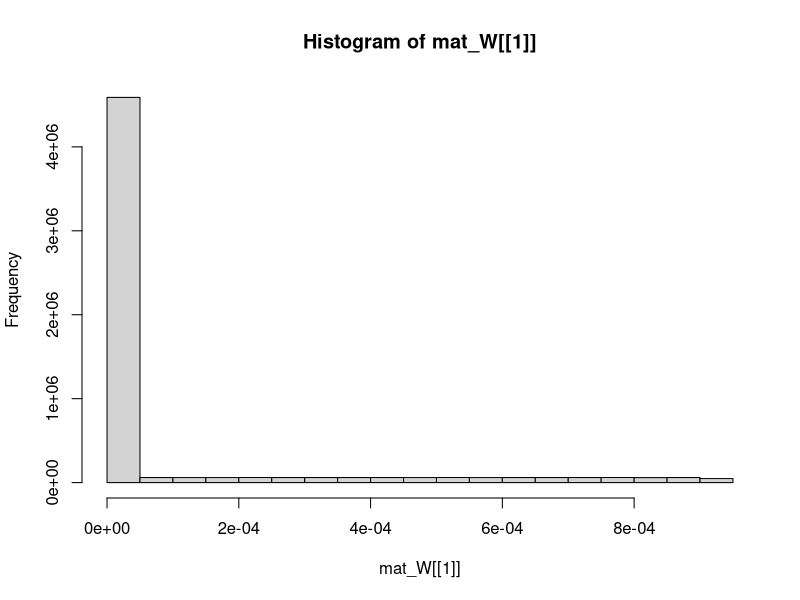
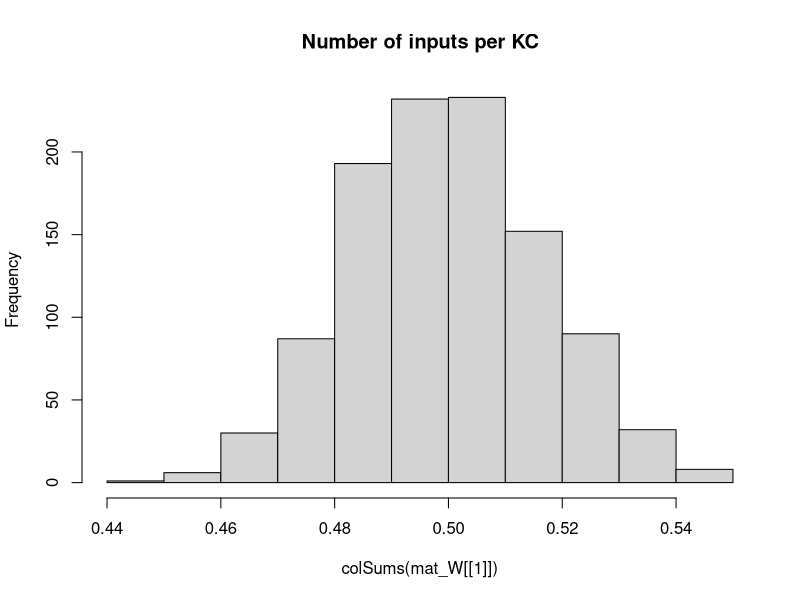

The R script that drew these images, in order: (Note: this script raises an error after producing the figures.)
## Development Code for Willsaw NN image recognition of zfish larva
## KL 2021
## I will implement a MB random kernel NN as in my Ant Navigation paper 
## This Files Trains the weights of  2 Layer Net : Random Expansion Feature Layer (Random Kernel Trick) -> Perceptron Output neuron 
## The connections in L1 Random Sparse Net are data independent, while L2 wights are trained via +ve larva head template samples to filter patterns that look like larva
## The input images are labeled as Fish and non fish according to the folder they are placed.
# Output is saved as pgm images which are then loaded by tracker software so as to implemend the simple classifier net implemended here 

library("pixmap")
library("yaml")


## Initialiaze the random Weight vector of an L1 (KC) neuron  
init_random_W <- function(m,p){
  # Draw random Number N of Sampled Inputs From Binomial
  n <- rbinom(1,length(m),p)
  ## Set N random synapses as inputs to KC
  idx <- sample(1:length(m),n)
  ##m <- runif(NROW(m))/(1000*NROW(m)) ##Weak Synapses
  ## Likely Stronger Subset
  m[idx] <- runif(n)/(length(m)) #1/NROW(m)
  #print(length(m))
  return (m)
}

## Sigmoid//logistic Transfer Function
N_transfer <- function(activation)
{
  return (1/(1+exp(-activation)))
}


## Derivative Sigmoid/logistic Transfer Function
N_transfer_D <- function(activation)
{
  return (N_transfer(activation)*(1-N_transfer(activation)) )
}

N_activation <- function(X,W,B)
{
  ## If more Than Half input units (based on Avg inputs) is active - then activate KC
  
  #  if ( sum(X) > KC_THRES )
  #    return (1)
  # else
  ## Bias is just another W attached to a fixed Input 1
  return (W%*%X + B)
}

## Copies A Smaller Matrix To the Middle of a larger one - (Pasting Image on larger canvas)
matrix_paste <- function(src,target)
{
  x_offset <- round((ncol(target)- ncol(src))/2 )
  y_offset <- round((nrow(target)- nrow(src))/2 )
  target[ (1+y_offset):(y_offset+nrow(src)),(1+x_offset):(x_offset+ncol(src))] <-src
  return(target)
}


sparse_binarize <- function(X,INPUT_SPARSENESS)
{
  ## Binarize Input Image / Set Sparsensess ##
  pxsparse = 1.0
  thres_bin = mean(X)
  max_iter = 100
  
  while (pxsparse > INPUT_SPARSENESS & max_iter > 0)
  {
    X_bin <-  as.numeric(X > thres_bin)
    pxsparse <- sum(as.numeric(X_bin[X_bin > 0]))/length(X_bin)
    thres_bin = thres_bin + 0.01;
    max_iter = max_iter + 1
  }
  
  
  ##message("Input Sparseness:",pxsparse)
  
  return(X_bin)
}




makeInputMatrix <- function(img_list,inmat_W)
{
  
  ## TRAIN /TEST ##
  img_list <- img_list[,1]
 
  
  
  ## Matrix Of  image Input Vectors  
  mat_X = matrix(0,nrow=ncol(inmat_W[[1]]),ncol=length(img_list) )
  fileidx <- 0
  for (in_img in img_list)
  {
    fileidx= fileidx + 1
    
    imgT <- read.pnm(as.character(in_img) )
    mat_img <- getChannels(imgT)
    X <- as.vector(mat_img)
    ### Add Fixed input 1 - To operate As Adjustable Bias for each input   
    ##X[length(X)] <- 1 # c(as.vector(mat_img),1)
    
    ##message(in_img," Input Dim:", dim(mat_img)[1],"x",dim(mat_img)[2],"=",dim(mat_img)[2]*dim(mat_img)[1])
    
    if (length(X) > n_top_px)
    {
      warning("input sample too big - skipping")
      next
    }
    
    ## If Loaded image is Smaller than INput - Then Resize (paste into) larger Matrix to fit
    if (length(X) < n_top_px)
    {
      ##message("input sample Smaller than Canvas - pasting")
      mat_t <- matrix(0,nrow=img_dim[1],ncol=img_dim[2])
      mat_img <- matrix_paste(mat_img,mat_t)
      ##message("Converted  Dim:", dim(mat_img)[1],"x",dim(mat_img)[2],"=",dim(mat_img)[2]*dim(mat_img)[1])
    }
    
    ##mypic = new("pixmapGrey", size=dim(mat_img),grey = mat_img);plot(mypic)
    ## Convert to Col Vector
    X <- sparse_binarize(as.vector(mat_img),INPUT_SPARSENESS)
    
    
    dim(X) <- c(length(X),1) ## Make into Col Vector
    
    if (length(X) > n_top_px)
    {
      warning(in_img,"Image Too large. Skipping")
      next
    }
    
    stopifnot(length(mat_X[,fileidx]) ==length(X) ) 
    mat_X[,fileidx] <- X # Save In Vector to MAtrix
    
  }## Load All Input Vectors Into Matrix X
  
  return(mat_X)
} ##Make INput List



### EXPORT MAtrix to YAML for !!opencv-matrix##
matrixToYamlForOpenCV <- function(mat)
{
  ##!!opencv-matrix
  strHeader <- "!!opencv-matrix\n rows: %d\n cols: %d\n dt: f\n data:["
  ## Matrix Will Be saved Transposed Because Data serial Reading Order is by row in OpenCV while Here Serialization is By Column
  strHeader <- sprintf(strHeader,nrow(mat),ncol(mat))
  strData = ""
  lineWidth = 100#min(100,length(mat))
  
  ## COMMENTED OUT AS SUDDENLY as.yaml started adding new Lines in data automatically - The following routine does this manually
  # ##Long Strings Need to be broken by New Lines otherwise OPENCV FIle Storage FAils
  # if (length(mat) > lineWidth){
  #   fcon<- tempfile("matrixYaml")
  #   
  #   ## Need to export To TEMP file as string Concat Is too SLOW
  #   for (i in seq(1,length(mat),lineWidth) ){
  #     write(mat[i:min(i+lineWidth-1,length(mat)-1)], file = fcon,ncolumns = 100, append = TRUE, sep = ", ")
  #     ##cat(",",file = fcon, append = TRUE,fill=FALSE)
  #     #strData = paste0(strData, toString(mat[i:min(i+lineWidth,length(mat))],"\n",width=0))
  #   }
  #   ## Join  All Lines Back INto One String - With Newlines and Commas and Intendation
  #   #strData = noquote()
  #   strData = noquote(paste0(
  #                     readLines(con = fcon, n = -1L, ok = TRUE, warn = TRUE, skipNul = FALSE, encoding = "UTF-8"),
  #                            collapse=",\n         ")) ##
  #   #class(strData) <- "verbatim"
  # }else
    
  ## Need to TransposeBecause Data serial Reading Order is by row in OpenCV while Here Serialization is By Column
  strData = toString(t(mat))
  
  
  strRet=  noquote(paste0(strHeader,strData,"]")) 
  
  
  ##Character vectors that have a class of ‘verbatim’ will not be quoted in the output YAML 
  class(strRet) <- "verbatim"
  ##class(strRet) <- "verbatim"
  #write(strRet,file = fcon)  
  return(noquote(strRet) )
}




## Process 2 Layer Network - Return Last Node Output produced for each input image
## Note : Input Layer Is Simplified - No activation function needed or Bias - Input image intentities are taken as activations
## Target_output is vector of desired output for each output Neuron these I chose to be L2_1=1 (Fish) L2_2=1 (Non Fish)
net_proc_images_batch <- function(mat_X,inmat_W,inmat_B,mat_Y,learningRate = 0.0)  
{
  
  L_X     <- list() ## Output Of Layer k
  L_A     <- list() ## Activation of  Layer k
  L_delta <- list()  ## Delta is the "cost attributable to (the value of) that node". 
  L2_out <- list()
  
  fileidx <- 0
  outError = 0 #'Mean Sq Error Of File Batch'

  
  
    ##Input Layer Is Simplified - No activation function needed or Bias - Input image intentities are taken as activations
    ##Activation 
    L_A[[1]] <- mat_X
    L_X[[1]] <- mat_X##N_transfer(X-0.5)
    ## Due to R hell with numbers ecoming Factors I need to do this tricl
    
    ##Target_output <- mat_Y[fileidx,] 
     
    ## Forward Propagation ##
    L_A[[2]] <- N_activation(mat_X, inmat_W[[1]], inmat_B[[1]] )
    L_X[[2]] <- N_transfer( L_A[[2]])
    
    ##  matrix of output Col vectors correspond to output
    L_A[[3]] <- N_activation(L_X[[2]],inmat_W[[2]] , inmat_B[[2]] )  
    L_X[[3]] <- N_transfer( L_A[[3]]) ## v_Layer_Bias[i] matrix(rep(,nrow(mat_X)),nrow=nrow(mat_X) )  

    
    MSQError =  sum(((mat_Y) - L_X[[3]] )^2)/ ncol(mat_X)

    ## Note Indexes L_X and mat/biases are off by one because LX_1 is considerened an input layer, while neural layer is l=2
    ## Back Propagation ##
    for (l in (N_Layers):1 )
    {
      ##On Output Layer
      if (l == (N_Layers))
      {
        ## Element Wise Product (hadamart Product)
        L_delta[[l]] <- ( N_transfer_D( L_X[[l+1]] )   * (L_X[[l+1]] - mat_Y)) ##*N_transfer_D(L_X[[l]])
      }else{
        #L_delta[[l]] <- L_delta[[l+1]] %*% t(mat_W[[l]])*N_transfer_D(L_X[[l]])
        L_delta[[l]] <-   t(t(L_delta[[l+1]]) %*%(inmat_W[[l+1]])*t(N_transfer_D( L_X[[l+1]] )))    ## %*% t(N_transfer_D(L_X[[l-1]]) )
        
      }
      
      dE <- (L_delta[[l]])%*%t(L_A[[l]])  
      dW <- learningRate*dE 
      ##Add average change over batch samples
      inmat_W[[l]] <- inmat_W[[l]] -  dW ##length(img_list)
      ## Error Non-Conform
      inmat_B[[l]] <- inmat_B[[l]] - learningRate*(L_delta[[l]])  
    }
    
    #hist(Layer_Bias[[1]])
    if (fileidx %% 10 == 0)
      hist(inmat_W[[1]], main="After")
    
    
    ## Forward Propagation ## 
    L1 <- N_transfer(N_activation(mat_X, inmat_W[[1]],inmat_B[[1]]  ) ) ## v_Layer_Bias[i] matrix(rep(,nrow(mat_X)),nrow=nrow(mat_X) )  
    ## L2 matrix of output Col vectors correspond 
    L2 <-  N_transfer(N_activation(L1,inmat_W[[2]] ,  inmat_B[[2]] )  )  
    
    MSQError =  sum(((mat_Y) - L2 )^2)/ ncol(mat_X)
    
    
    #L2_out[[fileidx]] <- list(Err=0.5*sum((Target_output - L2[,fileidx])^2),
    #                          MSERR=MSQError,
    #                          L2_F=L2[1,fileidx],
    #                          L2_NF=L2[2,fileidx],
    #                          KC_active = sum(L1[fileidx,][L1[fileidx,]>0.5]),
    #                          KC_total = length(L1[fileidx,]),
                              # input_sparse= pxsparse,
    #                          file=in_img
    #)
    
    #message(fileidx,". MSQERR:",MSQError,"  ", L2_out[[fileidx]]$L2_F, "-", L2_out[[fileidx]]$L2_NF, " ERR: ", L2_out[[fileidx]]$Err ," ",in_img)
    message(fileidx,". MSQERR:",MSQError,"  ")
    
    
    ##message("Recognition Output for Img ",in_img," is F:",L_X[[3]][1]," non-F:",L_X[[3]][2]," Active KC:",L2_out[[fileidx]]$KC_active/N_KC )
    #dim(X) = img_dim##dim(mat_img)
    
    
    #image(X_bin)
    #title(main = paste(in_img,strRes," R:",L2_Neurons_out[1]-L2_Neurons_out[2]), font.main = 4)
  
  
  lout <- list(X=mat_X,
               W=inmat_W,
               B=inmat_B,
               output=L2,
               Target=mat_Y,
               #out=data.frame( do.call(rbind,L2_out ) ),
               MSQError=MSQError )
  
  #MSQError =  sum(((mat_Y) - L2)^2)/nrow(mat_X)
  
  return(lout  )
}



img_dim <- c(38,28)
N_Layers <- 2

n_top_px <- img_dim[2]*img_dim[1]
N_KC = n_top_px*5 ## Number of Kenyon Cells (Input layer High Dim Coding)
N_SYN_per_KC <- n_top_px/5 ## Number of pic Features each KC neuron Codes for
KC_THRES <- N_SYN_per_KC*0.25 ## Number of INput that need to be active for KC to fire/Activate
v_Layer_N <- c(n_top_px, N_KC, 2)
Layer_Bias <- list() ## Number of INput that need to be active for Neuron to fire/Activate
INPUT_SPARSENESS = 0.20

mat_W <<- list() # List Of Weight Matrices
## Make Sparse Random Synaptic Weight matrix Selecting Inputs for each KC
for (k in 1:N_Layers)
{
  mat_W[[k]] <- matrix(0,ncol=v_Layer_N[k],nrow=v_Layer_N[k+1])
  ## Init Random
  mat_W[[k]] <- t(apply(mat_W[[k]],1,init_random_W,N_SYN_per_KC/n_top_px)) ##
  Layer_Bias[[k]] <- matrix(1,ncol=1,nrow=v_Layer_N[k+1] )  #rep(1,) ## Initialiaze Neural Biases
}

hist(mat_W[[1]])
hist(colSums(mat_W[[1]]),main="Number of inputs per KC")

##Layer 2 (Output Perceptron)
#L2_Neurons <<- 2

## Apply Input Image ##
## list training files 
setwd("/home/kostasl/workspace/zebrafishtrack/Rplots")
sPathTrainingSamples="../img/trainset/fish"
sPathTrainingNonSamples="../img/trainset/nonfish/"
sPathTestingSamplesFish="../img/fish/"
sPathTestingSamplesNonFish="../img/nonfish/"

img_list_train_fish =  cbind(files=list.files(path=sPathTrainingSamples,pattern="*pgm",full.names = T),F=1,NF=0) 
img_list_test_fish = cbind(files=list.files(path=sPathTestingSamplesFish,pattern="*pgm",full.names = T),F=1,NF=0)
img_list_train_nonfish =   cbind(files=list.files(path=sPathTrainingNonSamples,pattern="*pgm",full.names = T),F=0,NF=1)
img_list_test_nonfish =  cbind(files=list.files(path=sPathTestingSamplesNonFish,pattern="*pgm",full.names = T),F=0,NF=1)

img_list_all <- rbind.data.frame(img_list_train_fish,img_list_test_fish,img_list_train_nonfish,img_list_test_nonfish,stringsAsFactors = FALSE)

#img_list_test=  list.files(path=sPathTestingSamples,pattern="*pgm",full.names = T) Samples ##


img_list_all <- rbind.data.frame(img_list_train_fish,img_list_test_fish,img_list_test_nonfish[1:NROW(img_list_test_fish),],stringsAsFactors = FALSE)



lFitError <- list()
dfitRecord <- data.frame()


##Make Matrix -For All net inputs
mat_B <- list()
mat_B[[1]] <- matrix(Layer_Bias[[1]],ncol=ncol(mat_X),nrow=length(Layer_Bias[[1]]))
mat_B[[2]] <- matrix(Layer_Bias[[2]],ncol=ncol(mat_X),nrow=length(Layer_Bias[[2]]) )

vTrainingError <- vector()


hist(mat_W[[1]],main="Before")

for (i in 1:15)
{  
  
  dLearningRate    <- 0.00001
  img_list_suffled <- img_list_all[sample(1:nrow(img_list_all)),]

  
  mat_X <- makeInputMatrix(img_list_suffled,mat_W)
  
  label_list <-cbind.data.frame(F=(img_list_suffled[,2]),NF=(img_list_suffled[,3]) )##Target output/labels
  mat_Y <- t(apply(as.matrix(label_list),2,strtoi))  
  
  
  # TRAIN On Fish 
  dnetout <- net_proc_images_batch(mat_X,mat_W,mat_B,mat_Y,dLearningRate )
  mat_W   <<-dnetout$W
  Layer_Bias <<- dnetout$B
  
  vTrainingError[i] = dnetout$MSQError  #plot(unlist(dnetout$out$MSERR),main=paste(i,"Mean SQ Err"))

}


plot(vTrainingError)

hist(dnetout$W[[1]],main="After")




## FOR EXAPORT TO YAML

fishNet <- list(LW1=dnetout$W[[1]],
                LW2=dnetout$W[[2]],
                LB1=dnetout$B[[1]],
                LB2=dnetout$B[[2]] 
)

#attr(fishNet$LW1, "tag") <- "!!opencv-matrix" ##Adding tags Also Change The Header to Verbatim, which does not work in OPENCV
attr(fishNet$LW2, "tag") <- "!!opencv-matrix"
attr(fishNet$LB1, "tag") <- "!!opencv-matrix"
attr(fishNet$LB2, "tag") <- "!!opencv-matrix"



#fishNet <- list(LW1=Layer_Bias[[2]]
#)
## EXPORT TO YAML FOR OPENCV - Custom/hacked exporter routine specific to OPENCV
#  filename <- "fishNet.yml"
#  con <- file(filename, "w")
#  message("Exporting to YAML-Wait for it , this may take a while...")
#  write("%YAML:1.0",con) ##Header Is necessary For OPENCV 
  ## Indentation Needs to be 3
#  str_yaml<- noquote(as.yaml(fishNet, handlers=list(matrix=matrixToYamlForOpenCV), line.sep="\n",indent=3,unicode=F))
  #  CLEAN UP String FRom Escape Chars
  ## the Var Type tag !!opencv-matrix needs to be on same line as vairable Name - For OpenCV file store - FIX
#  str_yaml <- gsub("\n  !!opencv-matrix","!!opencv-matrix",str_yaml,fixed = T)
#  str_yaml <- gsub("\\n","\n",str_yaml,fixed = T)## Remove Escaped NewLines
#  str_yaml <- gsub("\"","",str_yaml,fixed = T)#Remove Quates

#  write(noquote(str_yaml),con,append=TRUE) ##Header Is necessary For OPENCV 
#  close(con)




############## 


## Process 2 Layer Network - Return Last Node Output produced for each input image
## Note : Input Layer Is Simplified - No activation function needed or Bias - Input image intentities are taken as activations
## Target_output is vector of desired output for each output Neuron these I chose to be L2_1=1 (Fish) L2_2=1 (Non Fish)
net_proc_images <- function(input_list,inmat_W,inLayer_Bias,learningRate = 0.0)  
{
  
  L_X     <- list() ## Output Of Layer k
  L_A     <- list() ## Activation of  Layer k
  L_delta <- list()  ## Delta is the "cost attributable to (the value of) that node". 
  L2_out <- list()
  
  Target_output = c(1,0)  
  fileidx <- 0
  outError = 0 #'Mean Sq Error Of File Batch'
  ## TRAIN /TEST ##
  img_list <- input_list[,1]
  label_list <-cbind.data.frame(F=(input_list[,2]),NF=(input_list[,3]) )##Target output/labels
  
  ## Matrix Of  image Input Vectors  
  mat_X = matrix(0,nrow=ncol(inmat_W[[1]]),ncol=length(img_list) )
  
  for (in_img in img_list)
  {
    fileidx= fileidx + 1
    
    imgT <- read.pnm(as.character(in_img) )
    mat_img <- getChannels(imgT)
    X <- as.vector(mat_img)
    ### Add Fixed input 1 - To operate As Adjustable Bias for each input   
    ##X[length(X)] <- 1 # c(as.vector(mat_img),1)
    
    ##message(in_img," Input Dim:", dim(mat_img)[1],"x",dim(mat_img)[2],"=",dim(mat_img)[2]*dim(mat_img)[1])
    
    if (length(X) > n_top_px)
    {
      warning("input sample too big - skipping")
      next
    }
    
    ## If Loaded image is Smaller than INput - Then Resize (paste into) larger Matrix to fit
    if (length(X) < n_top_px)
    {
      ##message("input sample Smaller than Canvas - pasting")
      mat_t <- matrix(0,nrow=img_dim[1],ncol=img_dim[2])
      mat_img <- matrix_paste(mat_img,mat_t)
      ##message("Converted  Dim:", dim(mat_img)[1],"x",dim(mat_img)[2],"=",dim(mat_img)[2]*dim(mat_img)[1])
    }
    
    ##mypic = new("pixmapGrey", size=dim(mat_img),grey = mat_img);plot(mypic)
    ## Convert to Col Vector
    X <- sparse_binarize(as.vector(mat_img),INPUT_SPARSENESS)
    
    
    dim(X) <- c(length(X),1) ## Make into Col Vector
    
    if (length(X) > n_top_px)
    {
      warning(in_img,"Image Too large. Skipping")
      next
    }
    
    stopifnot(length(mat_X[,fileidx]) ==length(X) ) 
    mat_X[,fileidx] <- X # Save In Vector to MAtrix
    
    
    ##Input Layer Is Simplified - No activation function needed or Bias - Input image intentities are taken as activations
    ##Activation 
    L_A[[1]] <- X
    L_X[[1]] <- X##N_transfer(X-0.5)
    ## Due to R hell with numbers ecoming Factors I need to do this tricl
    mat_Y <- apply(as.matrix(label_list),2,strtoi)
    
    Target_output <-mat_Y[fileidx,] 
    ### 
    
    ## Forward Propagation ## 
    for (i in 2:(N_Layers+1) )
    {
      L_A[[i]] <- N_activation(L_X[[i-1]], inmat_W[[i-1]], inLayer_Bias[[i-1]]) ## v_Layer_Bias[i]  
      L_X[[i]] <- N_transfer(L_A[[i]])
    }
    
    outError = outError + sum( ( Target_output - L_X[[i]] ) )
    
    #hist(mat_W[[l-1]],main="before")
    ## Note Indexes L_X and mat/biases are off by one because LX_1 is considerened an input layer, while neural layer is l=2
    ## Back Propagation ##
    for (l in (N_Layers):1 )
    {
      ##On Output Layer
      if (l == (N_Layers))
      {
        ## Element Wise Product (hadamart Product)
        L_delta[[l]] <- ((N_transfer_D(L_X[[l+1]])) * (L_X[[l+1]] - Target_output)) ##*N_transfer_D(L_X[[l]])
      }else{
        #L_delta[[l]] <- L_delta[[l+1]] %*% t(mat_W[[l]])*N_transfer_D(L_X[[l]])
        L_delta[[l]] <-   t(t(L_delta[[l+1]]) %*%(inmat_W[[l+1]])*t(N_transfer_D( L_X[[l+1]] )))    ## %*% t(N_transfer_D(L_X[[l-1]]) )
        
      }
      
      dE <- (L_delta[[l]])%*%t(L_A[[l]])  
      dW <- learningRate*dE 
      ##Add average change over batch samples
      inmat_W[[l]] <- inmat_W[[l]] -  dW ##length(img_list)
      inLayer_Bias[[l]] <- inLayer_Bias[[l]] - learningRate*(L_delta[[l]])  
    }
    
    #hist(Layer_Bias[[1]])
    if (fileidx %% 10 == 0)
      hist(inmat_W[[1]], main="After")
    
    #hist( KC_out_act[1,])
    ## Calc Layer 1 output based on Activation Threshold Funciton for Units
    #KC_output <- apply(KC_out_act, 2, N_transfer)
    #dim(KC_output) <-c(1,length(KC_output)) ## Make into Row Vector
    
    ## Learn Positive Samples - Simple Perceptron Learning Rule - Over an augmented input X which is projected To High dim via sparse random matrix in L1##
    ## Take Active L1 outputs And Set L2 Input synapses of Output Neuron to High
    # Continuous output /
    #L2_Neurons_out <<- (as.numeric(( KC_output %*%  W_L2)/N_KC))
    # Weight Gradient -
    #DW <- t(KC_output)%*% (Target_output - L2_Neurons_out)/2
    #W_L2 <<-  W_L2 + learningRate*DW ## Update Weight Vector 
    
    
    ##W_L2[W_L2 < 1] <<- 1 ##Cap To Limit Values - Saturation Of Synapses
    ##W_L2[,outNeuronIdx][W_L2< -1] <<- -1
    
    #stopifnot(ncol(KC_output) == nrow(W_L2))
    ## Calc Output Neuron - Perceptron 
    ## FWD PROP CAlc MSQE - Fwd Propagate Entire Input Matrix 
    
    
    ## Forward Propagation ## 
    L1 <- N_transfer(N_activation(mat_X, inmat_W[[1]], matrix(inLayer_Bias[[1]],ncol=ncol(mat_X),nrow=length(inLayer_Bias[[1]])) ) ) ## v_Layer_Bias[i] matrix(rep(,nrow(mat_X)),nrow=nrow(mat_X) )  
    ## L2 matrix of output Col vectors correspond 
    L2 <-  N_transfer(N_activation(L1,inmat_W[[2]] , matrix(inLayer_Bias[[2]],ncol=ncol(mat_X),nrow=length(inLayer_Bias[[2]])) )  )  
    
    MSQError =  sum((t(mat_Y) - L2 )^2)/ ncol(mat_X)
    
    
    L2_out[[fileidx]] <- list(Err=0.5*sum((Target_output - L2[,fileidx])^2),
                              MSERR=MSQError,
                              L2_F=L2[1,fileidx],
                              L2_NF=L2[2,fileidx],
                              KC_active = sum(L1[fileidx,][L1[fileidx,]>0.5]),
                              KC_total = length(L1[fileidx,]),
                              # input_sparse= pxsparse,
                              file=in_img
    )
    
    
    
    message(fileidx,". MSQERR:",MSQError,"  ", L2_out[[fileidx]]$L2_F, "-", L2_out[[fileidx]]$L2_NF, " ERR: ", L2_out[[fileidx]]$Err ," ",in_img)
    
    ##message("Recognition Output for Img ",in_img," is F:",L_X[[3]][1]," non-F:",L_X[[3]][2]," Active KC:",L2_out[[fileidx]]$KC_active/N_KC )
    dim(X) = dim(mat_img)
    
    
    #image(X_bin)
    #title(main = paste(in_img,strRes," R:",L2_Neurons_out[1]-L2_Neurons_out[2]), font.main = 4)
  }
  
  lout <- list(X=mat_X,
               W=inmat_W,
               B=inLayer_Bias,
               out=data.frame( do.call(rbind,L2_out ) ))
  
  MSQError =  sum((t(mat_Y) - L2)^2)/nrow(mat_X)
  
  return(lout  )
}



#}

#       ##Test 
#   dnetout_tfish <- net_proc_images(img_list_test_fish,0.3, c(1,0))
#   #hist(unlist(dnetout_fish$L2_F),breaks=10,main="Class Fish Responses to F+ samples" )
#   ##L1 threshold set too high - patterns do not propagate
#   stopifnot(sum(unlist(dnetout_tfish$KC_active)) > 1)
#     
#   SqError_FisF <- sum((1 -unlist(dnetout_tfish$L2_F))^2)/nrow(dnetout_tfish)
#   SqError_FisNotNF <- sum((-1 -unlist(dnetout_tfish$L2_NF))^2)/nrow(dnetout_tfish)
#   
#   message("Sq. Error: F+:",SqError_FisF," F-:",SqError_FisNotNF)
#   
#   dnetout_tnotfish <- net_proc_images(img_list_test_nonfish,dLearningRate,c(0,1))
#   ##hist(unlist(dnetout_notfish$L2_NF),breaks=10,main="Class Not Fish Responses to F- samples" )
#   
#   SqError_NFisNotF <- sum((-1 -unlist(dnetout_tnotfish$L2_F))^2)/nrow(dnetout_tnotfish)
#   SqError_NFisNF <- sum((1 -unlist(dnetout_tnotfish$L2_NF))^2)/nrow(dnetout_tnotfish)
#   
#   #message("Sq. Error: F+:",SqError_NFisNotF," F-:",SqError_NFisNF)
# 
#   
#   SqClassError = sum(SqError_FisF,SqError_FisNotNF,SqError_NFisNotF,SqError_NFisNF)   
#   lFitError[[i]] = list(S_error=SqClassError,FishisFish=SqError_FisF,FishNotFish=SqError_FisNotNF,
#                         NotFishIsFish=SqError_NFisNotF,
#                         NotFishIsNotFish=SqError_NFisNF)
#   
#   dfitRecord <<- data.frame( do.call(rbind,lFitError ) )
#   plot(unlist(dfitRecord$S_error),xlim=c(1,100) ,xlab="Fit Error",ylim=c(0,2))
# 
# 
# ## Test Fish
# dnetout_testfish <- net_proc_images(img_list_test_fish,0,c(-1,1))
# ##hist(unlist(dnetout_notfish$L2_NF),breaks=10,main="Class Not Fish Responses to F- samples" )
# dnetout_testnonfish <- net_proc_images(img_list_test_nonfish,0,c(-1,1))
# 
# 
# SqError_NFisNotF <- sum((-1 -unlist(dnetout_testfish$L2_F))^2)/nrow(dnetout_testfish)
# SqError_NFisNF <- sum((1 -unlist(dnetout_testfish$L2_NF))^2)/nrow(dnetout_testfish)
# 
# 
# 
# 
# plot(unlist(dfitRecord$S_error),xlim=c(1,100) ,xlab="Fit Error",ylim=c(00,800))
# 
# plot(unlist(dfitRecord$FishisFish) )
# plot(unlist(dfitRecord$FishNotFish) )
# plot(unlist(dfitRecord$NotFishIsFish) )
# plot(unlist(dfitRecord$NotFishIsNotFish) )
# 
# 
# 
# ## Test Responses ## 
# dnetout_test <- net_proc_images(img_list_test,0.0,c(0,0))
# dnetout_test_nonfish <- net_proc_images(img_list_train_nonfish,0.0,c(-1,1))
# 
# 
# 
# colSums(W_L2)
# 
# l_out_n <- net_proc_images(img_list_train_nonfish,-dLearningRate/5,1)
# colSums(W_L2)
# 
# colSums(W_L2)
# 
# 
#  ## Save KC Matrix As Image (To Be loaded by Tracker)
#  ## Save Trained Weights As Image (To load by Tracker)
#  KC_sparse_pic <- pixmapGrey(mat_W[[1]], nrow=dim(mat_W[[1]])[1],ncol=dim(mat_W[[1]])[2])
#  plot(KC_sparse_pic)
#  write.pnm(KC_sparse_pic,file="L1_W_SparseNet.pgm")
# # 
# # ## Shift Values
#  L_W2 <- (mat_W[[2]])+1.0
#  L_W2 <- apply(L_W2,2,rev)
#  Lout_pic <- pixmapGrey(L_W2, nrow=dim(mat_W[[2]])[1],ncol=dim(mat_W[[2]])[2],cellres=1)
#  plot(Lout_pic)
#  write.pnm(Lout_pic,file="L2_W_SparseNet.pgm")
# 
#  Lout_pic <- pixmapGrey(Layer_Bias[[1]], nrow=dim(Layer_Bias[[1]])[1],ncol=dim(Layer_Bias[[1]])[2],cellres=1)
#  plot(Lout_pic)
#  write.pnm(Lout_pic,file="L1_B_SparseNet.pgm")
#  
#  
#  Lout_pic <- pixmapGrey(Layer_Bias[[2]],  nrow=dim(Layer_Bias[[2]])[1],ncol=dim(Layer_Bias[[2]])[2],cellres=1)
#  plot(Lout_pic)
#  write.pnm(Lout_pic,file="L2_B_SparseNet.pgm")
#  #
#  # 
# # 
# ## Load Matrix And Test
# imgT <- read.pnm(file="L1_W_SparseNet.pgm")
# mat_WL1 <- getChannels(imgT)
# 
# imgT <- read.pnm(file="L2_W_SparseNet.pgm")
# mat_WL2 <- getChannels(imgT)-1.0 ##Reverse Order

# 
# hist(W_L2)
# 
# cc <- getChannels(Lout_pic)
# plot(pic_outL)
